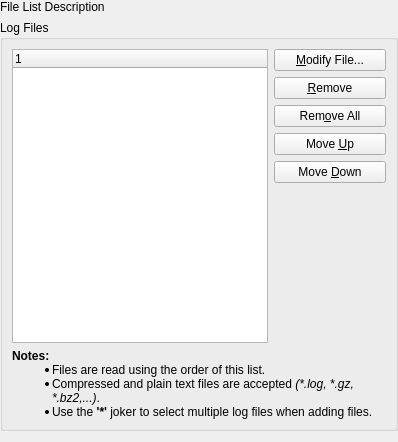
<ui version="4.0" >
 <class>MultipleFileListBase</class>
 <widget class="QWidget" name="MultipleFileListBase" >
  <property name="geometry" >
   <rect>
    <x>0</x>
    <y>0</y>
    <width>398</width>
    <height>442</height>
   </rect>
  </property>
  <property name="baseSize" >
   <size>
    <width>200</width>
    <height>400</height>
   </size>
  </property>
  <layout class="QVBoxLayout" >
   <property name="leftMargin" >
    <number>0</number>
   </property>
   <property name="topMargin" >
    <number>0</number>
   </property>
   <property name="rightMargin" >
    <number>0</number>
   </property>
   <item>
    <widget class="QLabel" name="description" >
     <property name="text" >
      <string>File List Description</string>
     </property>
     <property name="alignment" >
      <set>Qt::AlignJustify|Qt::AlignVCenter</set>
     </property>
     <property name="wordWrap" >
      <bool>true</bool>
     </property>
    </widget>
   </item>
   <item>
    <widget class="QGroupBox" name="filesBox" >
     <property name="title" >
      <string>Log Files</string>
     </property>
     <layout class="QGridLayout" >
      <item row="0" column="0" colspan="2" >
       <widget class="QTreeWidget" name="fileList" >
        <property name="contextMenuPolicy" >
         <enum>Qt::ActionsContextMenu</enum>
        </property>
        <property name="rootIsDecorated" >
         <bool>false</bool>
        </property>
        <property name="itemsExpandable" >
         <bool>false</bool>
        </property>
        <column>
         <property name="text" >
          <string>1</string>
         </property>
        </column>
       </widget>
      </item>
      <item row="0" column="2" >
       <layout class="QVBoxLayout" >
        <item>
         <widget class="QPushButton" name="modify" >
          <property name="text" >
           <string>&amp;Modify File...</string>
          </property>
         </widget>
        </item>
        <item>
         <widget class="QPushButton" name="remove" >
          <property name="toolTip" >
           <string>&lt;html>&lt;head>&lt;meta name="qrichtext" content="1" />&lt;style type="text/css">
p, li { white-space: pre-wrap; }
&lt;/style>&lt;/head>&lt;body style=" font-family:'Sans Serif'; font-size:9pt; font-weight:400; font-style:normal;">
&lt;p style=" margin-top:0px; margin-bottom:0px; margin-left:0px; margin-right:0px; -qt-block-indent:0; text-indent:0px;">Delete the current file(s)&lt;/p>&lt;/body>&lt;/html></string>
          </property>
          <property name="whatsThis" >
           <string>&lt;html>&lt;head>&lt;meta name="qrichtext" content="1" />&lt;style type="text/css">
p, li { white-space: pre-wrap; }
&lt;/style>&lt;/head>&lt;body style=" font-family:'Sans Serif'; font-size:9pt; font-weight:400; font-style:normal;">
&lt;p style=" margin-top:0px; margin-bottom:0px; margin-left:0px; margin-right:0px; -qt-block-indent:0; text-indent:0px;">Deletes the selected files of the list.&lt;/p>&lt;/body>&lt;/html></string>
          </property>
          <property name="text" >
           <string>&amp;Remove</string>
          </property>
         </widget>
        </item>
        <item>
         <widget class="QPushButton" name="removeAll" >
          <property name="toolTip" >
           <string>&lt;html>&lt;head>&lt;meta name="qrichtext" content="1" />&lt;style type="text/css">
p, li { white-space: pre-wrap; }
&lt;/style>&lt;/head>&lt;body style=" font-family:'Sans Serif'; font-size:9pt; font-weight:400; font-style:normal;">
&lt;p style=" margin-top:0px; margin-bottom:0px; margin-left:0px; margin-right:0px; -qt-block-indent:0; text-indent:0px;">Remove all files&lt;/p>&lt;/body>&lt;/html></string>
          </property>
          <property name="whatsThis" >
           <string>&lt;html>&lt;head>&lt;meta name="qrichtext" content="1" />&lt;style type="text/css">
p, li { white-space: pre-wrap; }
&lt;/style>&lt;/head>&lt;body style=" font-family:'Sans Serif'; font-size:9pt; font-weight:400; font-style:normal;">
&lt;p style=" margin-top:0px; margin-bottom:0px; margin-left:0px; margin-right:0px; -qt-block-indent:0; text-indent:0px;">Remove all files of the list, even if they are not selected.&lt;/p>&lt;/body>&lt;/html></string>
          </property>
          <property name="text" >
           <string>Rem&amp;ove All</string>
          </property>
         </widget>
        </item>
        <item>
         <widget class="QPushButton" name="up" >
          <property name="enabled" >
           <bool>true</bool>
          </property>
          <property name="toolTip" >
           <string>&lt;html>&lt;head>&lt;meta name="qrichtext" content="1" />&lt;style type="text/css">
p, li { white-space: pre-wrap; }
&lt;/style>&lt;/head>&lt;body style=" font-family:'Sans Serif'; font-size:9pt; font-weight:400; font-style:normal;">
&lt;p style=" margin-top:0px; margin-bottom:0px; margin-left:0px; margin-right:0px; -qt-block-indent:0; text-indent:0px;">Move up the current file(s)&lt;/p>&lt;/body>&lt;/html></string>
          </property>
          <property name="whatsThis" >
           <string>&lt;html>&lt;head>&lt;meta name="qrichtext" content="1" />&lt;style type="text/css">
p, li { white-space: pre-wrap; }
&lt;/style>&lt;/head>&lt;body style=" font-family:'Sans Serif'; font-size:9pt; font-weight:400; font-style:normal;">
&lt;p style=" margin-top:0px; margin-bottom:0px; margin-left:0px; margin-right:0px; -qt-block-indent:0; text-indent:0px;">Moves up the selected files in the list. This option allows the files to be read &lt;span style=" font-weight:600;">in first&lt;/span> by KSystemLog.&lt;/p>&lt;/body>&lt;/html></string>
          </property>
          <property name="text" >
           <string>Move &amp;Up</string>
          </property>
         </widget>
        </item>
        <item>
         <widget class="QPushButton" name="down" >
          <property name="toolTip" >
           <string>&lt;html>&lt;head>&lt;meta name="qrichtext" content="1" />&lt;style type="text/css">
p, li { white-space: pre-wrap; }
&lt;/style>&lt;/head>&lt;body style=" font-family:'Sans Serif'; font-size:9pt; font-weight:400; font-style:normal;">
&lt;p style=" margin-top:0px; margin-bottom:0px; margin-left:0px; margin-right:0px; -qt-block-indent:0; text-indent:0px;">Move down the current file(s)&lt;/p>&lt;/body>&lt;/html></string>
          </property>
          <property name="whatsThis" >
           <string>&lt;html>&lt;head>&lt;meta name="qrichtext" content="1" />&lt;style type="text/css">
p, li { white-space: pre-wrap; }
&lt;/style>&lt;/head>&lt;body style=" font-family:'Sans Serif'; font-size:9pt; font-weight:400; font-style:normal;">
&lt;p style=" margin-top:0px; margin-bottom:0px; margin-left:0px; margin-right:0px; -qt-block-indent:0; text-indent:0px;">Moves down the selected files in the list. This option allows the files to be read &lt;span style=" font-weight:600;">at last&lt;/span> by KSystemLog.&lt;/p>&lt;/body>&lt;/html></string>
          </property>
          <property name="text" >
           <string>Move &amp;Down</string>
          </property>
         </widget>
        </item>
        <item>
         <spacer>
          <property name="orientation" >
           <enum>Qt::Vertical</enum>
          </property>
          <property name="sizeType" >
           <enum>QSizePolicy::MinimumExpanding</enum>
          </property>
          <property name="sizeHint" >
           <size>
            <width>20</width>
            <height>40</height>
           </size>
          </property>
         </spacer>
        </item>
       </layout>
      </item>
      <item row="1" column="0" colspan="3" >
       <widget class="QLabel" name="notes" >
        <property name="text" >
         <string>&lt;p style='margin-top:0px;margin-bottom:0px;'>&lt;b>Notes:&lt;/b>&lt;/p>&lt;ul style='margin-top:0px'>&lt;li>Files are read using the order of this list.&lt;/li>&lt;li>Compressed and plain text files are accepted &lt;i>(*.log, *.gz, *.bz2,...)&lt;/i>.&lt;/li>&lt;li>Use the &lt;b>'*'&lt;/b> joker to select multiple log files when adding files.&lt;/li>&lt;/ul></string>
        </property>
        <property name="wordWrap" >
         <bool>true</bool>
        </property>
       </widget>
      </item>
     </layout>
    </widget>
   </item>
  </layout>
 </widget>
 <connections/>
</ui>
